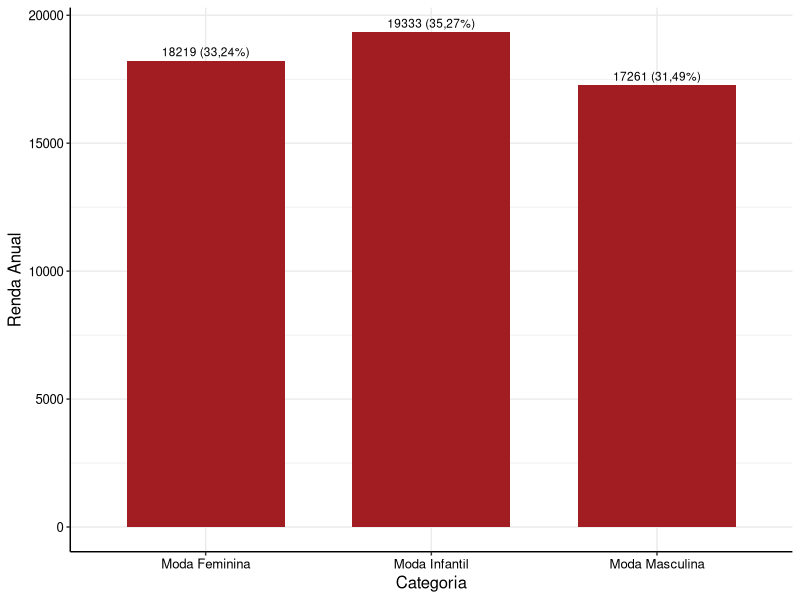

Recreate this plot in R.
# Importando pacotes

library(tidyverse)

# Definindo o tema para gráficos

cores_estat <- c("#A11D21", "#003366", "#CC9900", "#663333", "#FF6600", "#CC9966", "#999966", "#006606", "#008091", "#041835", "#666666")

theme_estat <- function(...) {
  theme <- ggplot2::theme_bw() +
    ggplot2::theme(
      axis.title.y = ggplot2::element_text(colour = "black", size = 12),
      axis.title.x = ggplot2::element_text(colour = "black", size = 12),
      axis.text = ggplot2::element_text(colour = "black", size = 9.5),
      panel.border = ggplot2::element_blank(),
      axis.line = ggplot2::element_line(colour = "black"),
      legend.position = "top",
      ...
    )
  
  return(
    list(
      theme,
      scale_fill_manual(values = cores_estat),
      scale_colour_manual(values = cores_estat)
    )
  )
}

# Definindo o dataframe para os dados das vendas

vendas <- read.csv('vendas.csv')

# Separando as categorias de produtos

feminina <- vendas[vendas$Category == "Women's Fashion", "Price"]
masculina <- vendas[vendas$Category == "Men's Fashion", "Price"]
infantil <- vendas[vendas$Category == "Kids' Fashion", "Price"]

# Calculando a renda anual de cada categoria

rfem = sum(feminina, na.rm = T)
rmas = sum(masculina, na.rm = T)
rinf = sum(infantil, na.rm = T)

# Criando um novo dataframe para elaboração de gráficos

Categorias <- c("Moda Feminina", "Moda Masculina", "Moda Infantil")
Renda.Anual <- c(rfem, rmas, rinf)
Freq.Rel <- c("33,24%", "31,49%", "35,27%")

rendas_anuais <- data.frame(Categorias, Renda.Anual, Freq.Rel)

# Primeiro gráfico de frequências

label = str_c(Renda.Anual, " (", Freq.Rel, ")")
RA1 <- ggplot(rendas_anuais) +
  aes(x = Categorias, y = Renda.Anual, label = label) +
  geom_bar(stat = "identity", fill = "#A11D21", width = 0.7) +
  geom_text(
    position = position_dodge(width = .9),
    vjust = -0.5, #hjust = .5,
    size = 3
  ) + 
  labs(x = "Categoria", y = "Renda Anual") +
  theme_estat()
RA1

# Correção da Primeira Entrega Parcial

# Separando as vendas por mês

jan = vendas[substr(vendas$Data.Venda,1,2) == "1/", ]
fev = vendas[substr(vendas$Data.Venda,1,2) == "2/", ]
mar = vendas[substr(vendas$Data.Venda,1,2) == "3/", ]
abr = vendas[substr(vendas$Data.Venda,1,2) == "4/", ]
mai = vendas[substr(vendas$Data.Venda,1,2) == "5/", ]
jun = vendas[substr(vendas$Data.Venda,1,2) == "6/", ]
jul = vendas[substr(vendas$Data.Venda,1,2) == "7/", ]
ago = vendas[substr(vendas$Data.Venda,1,2) == "8/", ]
set = vendas[substr(vendas$Data.Venda,1,2) == "9/", ]
out = vendas[substr(vendas$Data.Venda,1,2) == "10", ]
nov = vendas[substr(vendas$Data.Venda,1,2) == "11", ]
dez = vendas[substr(vendas$Data.Venda,1,2) == "12", ]

# Separando o faturamento dos meses por categoria

fjan <- jan[jan$Category == "Women's Fashion", "Price"]
ffev <- fev[fev$Category == "Women's Fashion", "Price"]
fmar <- mar[mar$Category == "Women's Fashion", "Price"]
fabr <- abr[abr$Category == "Women's Fashion", "Price"]
fmai <- mai[mai$Category == "Women's Fashion", "Price"]
fjun <- jun[jun$Category == "Women's Fashion", "Price"]
fjul <- jul[jul$Category == "Women's Fashion", "Price"]
fago <- ago[ago$Category == "Women's Fashion", "Price"]
fset <- set[set$Category == "Women's Fashion", "Price"]
fout <- out[out$Category == "Women's Fashion", "Price"]
fnov <- nov[nov$Category == "Women's Fashion", "Price"]
fdez <- dez[dez$Category == "Women's Fashion", "Price"]

mjan <- jan[jan$Category == "Men's Fashion", "Price"]
mfev <- fev[fev$Category == "Men's Fashion", "Price"]
mmar <- mar[mar$Category == "Men's Fashion", "Price"]
mabr <- abr[abr$Category == "Men's Fashion", "Price"]
mmai <- mai[mai$Category == "Men's Fashion", "Price"]
mjun <- jun[jun$Category == "Men's Fashion", "Price"]
mjul <- jul[jul$Category == "Men's Fashion", "Price"]
mago <- ago[ago$Category == "Men's Fashion", "Price"]
mset <- set[set$Category == "Men's Fashion", "Price"]
mout <- out[out$Category == "Men's Fashion", "Price"]
mnov <- nov[nov$Category == "Men's Fashion", "Price"]
mdez <- dez[dez$Category == "Men's Fashion", "Price"]

ijan <- jan[jan$Category == "Kids' Fashion", "Price"]
ifev <- fev[fev$Category == "Kids' Fashion", "Price"]
imar <- mar[mar$Category == "Kids' Fashion", "Price"]
iabr <- abr[abr$Category == "Kids' Fashion", "Price"]
imai <- mai[mai$Category == "Kids' Fashion", "Price"]
ijun <- jun[jun$Category == "Kids' Fashion", "Price"]
ijul <- jul[jul$Category == "Kids' Fashion", "Price"]
iago <- ago[ago$Category == "Kids' Fashion", "Price"]
iset <- set[set$Category == "Kids' Fashion", "Price"]
iout <- out[out$Category == "Kids' Fashion", "Price"]
inov <- nov[nov$Category == "Kids' Fashion", "Price"]
idez <- dez[dez$Category == "Kids' Fashion", "Price"]

# Análise destrinchada do faturamento anual por categoria

# Criando tabelas para cada categoria

Meses <- c("Janeiro", "Fevereiro", "Março", "Abril", "Maio", "Junho", "Julho", "Agosto", "Setembro", "Outubro", "Novembro", "Dezembro")
RendasF <- c((sum(fjan, na.rm = T)),(sum(ffev, na.rm = T)),(sum(fmar, na.rm = T)),(sum(fabr, na.rm = T)),(sum(fmai, na.rm = T)),(sum(fjun, na.rm = T)),(sum(fjul, na.rm = T)),(sum(fago, na.rm = T)),(sum(fset, na.rm = T)),(sum(fout, na.rm = T)),(sum(fnov, na.rm = T)),(sum(fdez, na.rm = T)))
RendasM <- c((sum(mjan, na.rm = T)),(sum(mfev, na.rm = T)),(sum(mmar, na.rm = T)),(sum(mabr, na.rm = T)),(sum(mmai, na.rm = T)),(sum(mjun, na.rm = T)),(sum(mjul, na.rm = T)),(sum(mago, na.rm = T)),(sum(mset, na.rm = T)),(sum(mout, na.rm = T)),(sum(mnov, na.rm = T)),(sum(mdez, na.rm = T)))
RendasI <- c((sum(ijan, na.rm = T)),(sum(ifev, na.rm = T)),(sum(imar, na.rm = T)),(sum(iabr, na.rm = T)),(sum(imai, na.rm = T)),(sum(ijun, na.rm = T)),(sum(ijul, na.rm = T)),(sum(iago, na.rm = T)),(sum(iset, na.rm = T)),(sum(iout, na.rm = T)),(sum(inov, na.rm = T)),(sum(idez, na.rm = T)))

FatF <- data.frame(Meses, RendasF)
FatM <- data.frame(Meses, RendasM)
FatI <- data.frame(Meses, RendasI)
